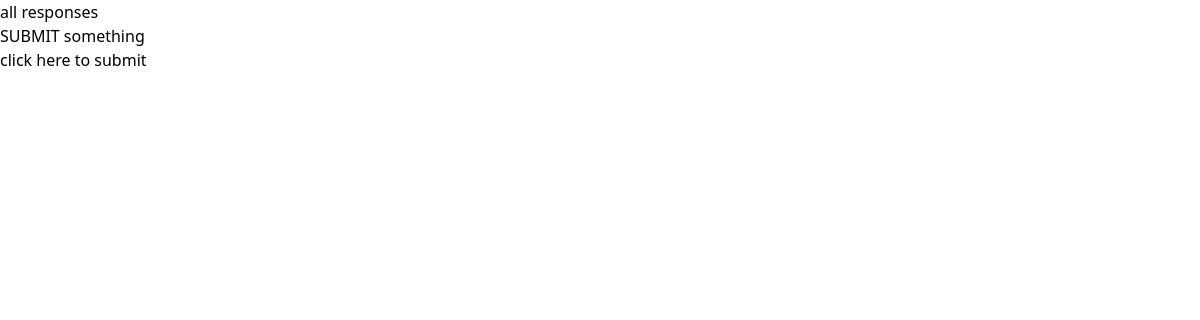
/all, run on an earlier commit of the app's database.
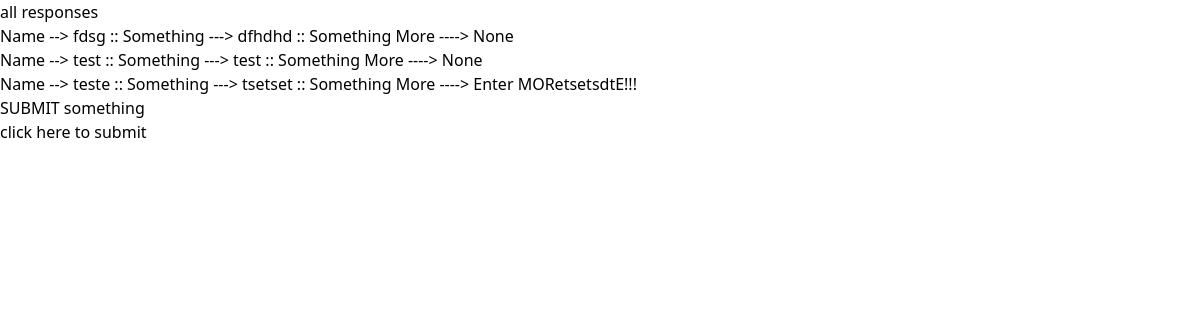
And on a later commit of the database.
### tables this page shows
CREATE TABLE entries (
        id INTEGER PRIMARY KEY AUTOINCREMENT,
        inp1 TEXT NOT NULL,
        inp2 TEXT NOT NULL,
        textbox TEXT
    );

### main.py (the view)
@app.route('/all')
def allview():
    user_name = "idk who you are"
    data = db.execute("SELECT * FROM entries")
    return render_template('all.html', user_name=user_name, data=data)

### templates/all.html (shortened to what this page needs)
<!DOCTYPE html>
<html lang="en">
<head>
    <script src="https://cdn.tailwindcss.com"></script>
</head>
<body>
    <h1>all responses</h1>
    <ul>
        {% for row in data %}
        <li> Name --> {{ row.inp1 }} :: Something ---> {{row.inp2}} :: Something More ----> {{row.textbox}}</li>
        {% endfor %}
    </ul>
    <h2>SUBMIT something</h2>
    <a href="/">click here to submit</a>
</body>
</html>

What changed in the data, as far as the page shows it:
added entries: inp1 "fdsg", inp2 "dfhdhd", textbox "None"
added entries: inp1 "test", inp2 "test", textbox "None"
added entries: inp1 "teste", inp2 "tsetset", textbox "Enter MORetsetsdtE!!!"
